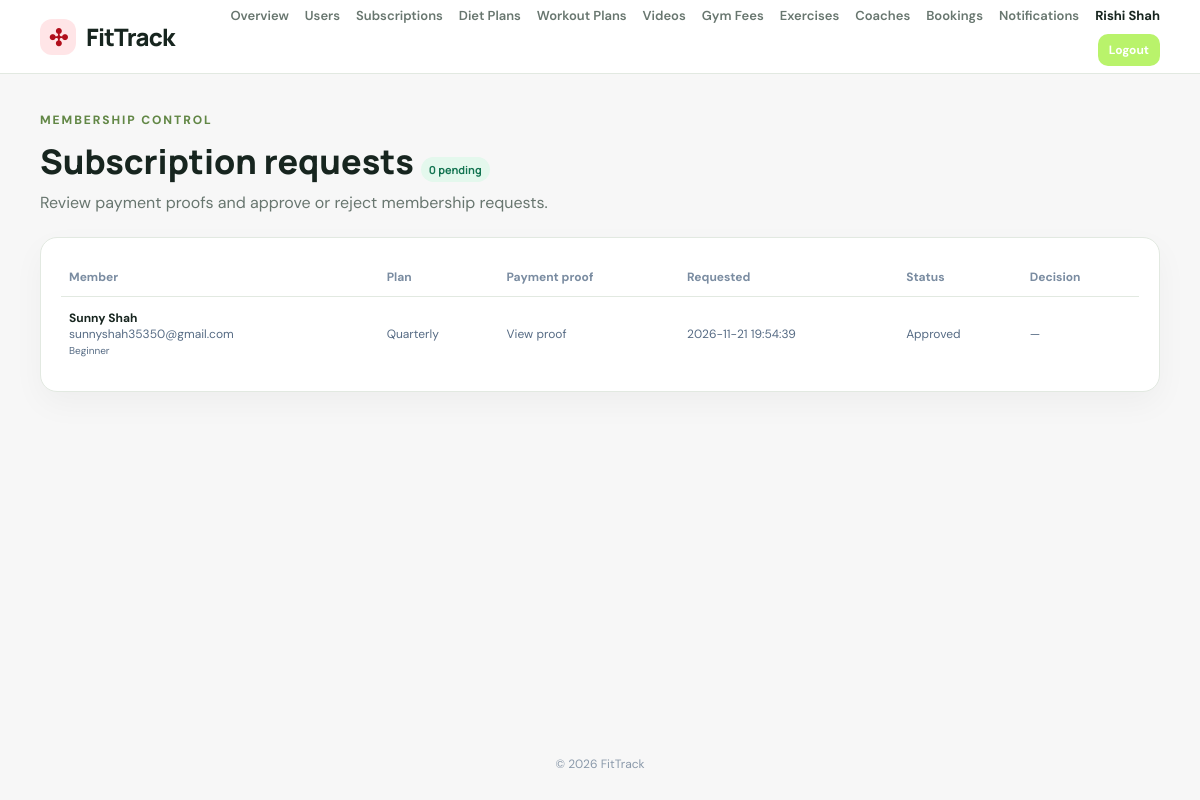
The app's page /admin/requests.php (signed in), older data.
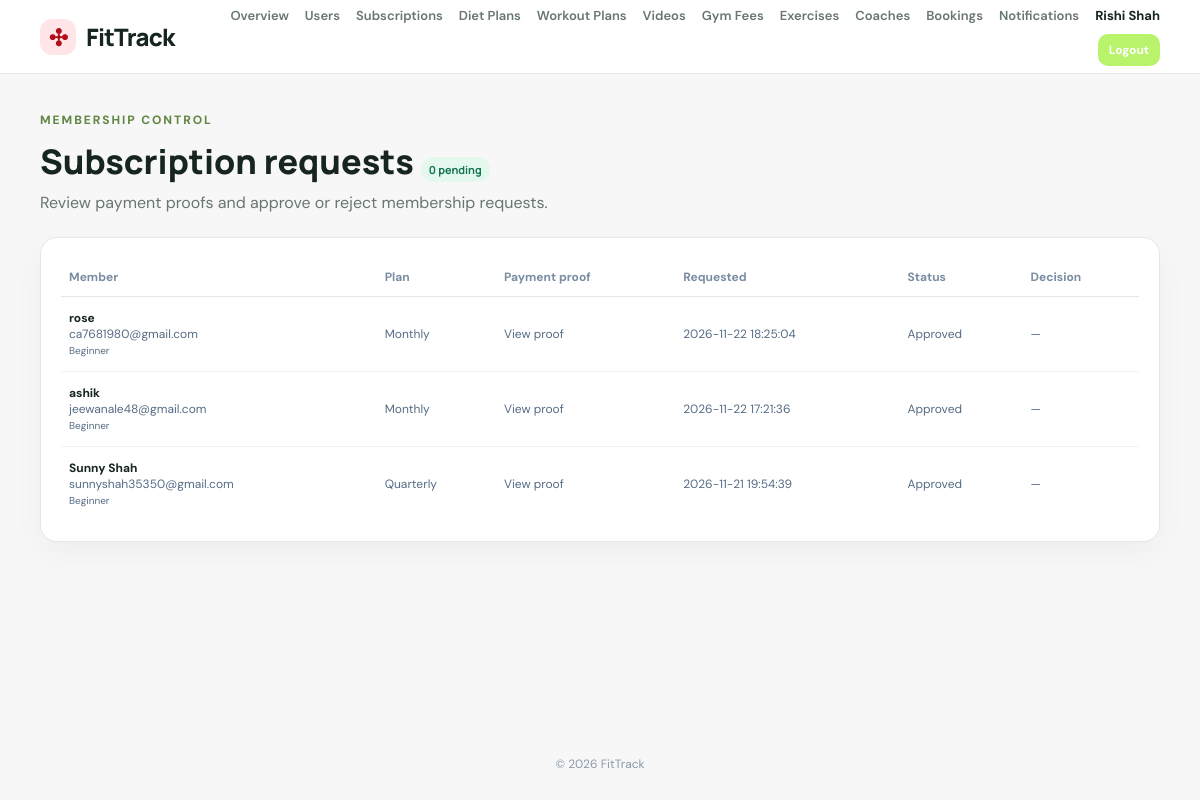
The same page, newer data.
### tables this page shows
CREATE TABLE `subscription_requests` (
  `id` bigint(20) UNSIGNED NOT NULL,
  `user_id` bigint(20) UNSIGNED NOT NULL,
  `plan` enum('monthly','quarterly','yearly') NOT NULL,
  `amount` decimal(10,2) DEFAULT NULL,
  `payment_reference` varchar(120) DEFAULT NULL,
  `proof_file` varchar(255) DEFAULT NULL,
  `status` enum('pending','approved','rejected') NOT NULL DEFAULT 'pending',
  `admin_reason` text DEFAULT NULL,
  `requested_at` timestamp NOT NULL DEFAULT current_timestamp(),
  `reviewed_at` datetime DEFAULT NULL,
  `reviewed_by` bigint(20) UNSIGNED DEFAULT NULL,
  `starts_on` date DEFAULT NULL,
  `expires_on` date DEFAULT NULL
);

CREATE TABLE `users` (
  `id` bigint(20) UNSIGNED NOT NULL,
  `name` varchar(100) NOT NULL,
  `email` varchar(190) NOT NULL,
  `password_hash` varchar(255) NOT NULL,
  `role` enum('user','admin') NOT NULL DEFAULT 'user',
  `age` tinyint(3) UNSIGNED DEFAULT NULL,
  `gender` enum('male','female','other','prefer_not_to_say') DEFAULT NULL,
  `height_cm` decimal(5,2) DEFAULT NULL,
  `weight_kg` decimal(6,2) DEFAULT NULL,
  `fitness_level` enum('beginner','intermediate','advanced','expert') NOT NULL DEFAULT 'beginner',
  `fitness_goal` varchar(40) DEFAULT 'general_fitness',
  `dietary_preference` varchar(40) DEFAULT 'no_preference',
  `food_allergies` varchar(500) DEFAULT NULL,
  `available_days` text DEFAULT NULL,
  `subscription_plan` enum('monthly','quarterly','yearly') DEFAULT NULL,
  `subscription_status` enum('normal','pending','active','expired') NOT NULL DEFAULT 'normal',
  `subscription_expires_at` date DEFAULT NULL,
  `created_at` timestamp NOT NULL DEFAULT current_timestamp(),
  `updated_at` timestamp NOT NULL DEFAULT current_timestamp() ON UPDATE current_timestamp()
);

### includes/init.php (called while the page is built, shortened)
<?php
function e(mixed $value): string
{
    return htmlspecialchars((string) $value, ENT_QUOTES, 'UTF-8');
}

### admin/requests.php (the view, shortened to what this page needs)
<?php
require_once __DIR__.'/../includes/auth.php';requireAdmin();require_once __DIR__.'/../includes/mailer.php';
$rows=$pdo->query('SELECT r.*,u.name,u.email,u.fitness_level FROM subscription_requests r JOIN users u ON u.id=r.user_id ORDER BY r.requested_at DESC')->fetchAll();$pending=(int)$pdo->query("SELECT COUNT(*) FROM subscription_requests WHERE status='pending'")->fetchColumn();$pageTitle='Subscription requests';require __DIR__.'/../includes/header.php';?>
<section class="page-heading"><div><p class="eyebrow">MEMBERSHIP CONTROL</p><h1>Subscription requests <span class="badge"><?=$pending?> pending</span></h1><p>Review payment proofs and approve or reject membership requests.</p></div></section><section class="panel"><div class="table-wrap"><table><thead><tr><th>Member</th><th>Plan</th><th>Payment proof</th><th>Requested</th><th>Status</th><th>Decision</th></tr></thead><tbody><?php foreach($rows as $r):?><tr><td><strong><?=e($r['name'])?></strong><br><?=e($r['email'])?><br><small><?=e(ucfirst($r['fitness_level']??''))?></small></td><td><?=e(ucfirst($r['plan']))?><br><?=e($r['payment_reference']??'')?></td><td><?php if($r['proof_file']):?><a target="_blank" rel="noopener" href="payment-proof.php?id=<?=(int)$r['id']?>">View proof</a><?php else:?>—<?php endif;?></td><td><?=e($r['requested_at'])?></td><td><?=e(ucfirst($r['status']))?></td><td><?php if($r['status']==='pending'):?><form method="post" class="admin-decision"><input type="hidden" name="csrf_token" value="<?=e(csrfToken())?>"><input type="hidden" name="request_id" value="<?=(int)$r['id']?>"><input name="reason" placeholder="Optional admin note"><button class="button btn-small" name="action" value="approve">Approve</button><button class="button danger btn-small" name="action" value="reject">Reject</button></form><?php else:?><?=e($r['admin_reason']??'—')?><?php endif;?></td></tr><?php endforeach;?></tbody></table></div></section><?php require __DIR__.'/../includes/footer.php';?>

Row changes from the older to the newer data that the page shows:
added subscription_requests: user.name "rose", user.email "ca7681980@gmail.com", user.fitness_level "Beginner", plan "Monthly", requested_at "2026-11-22 18:25:04", status "Approved", admin_reason "—"
added subscription_requests: user.name "ashik", user.email "jeewanale48@gmail.com", user.fitness_level "Beginner", plan "Monthly", requested_at "2026-11-22 17:21:36", status "Approved", admin_reason "—"
